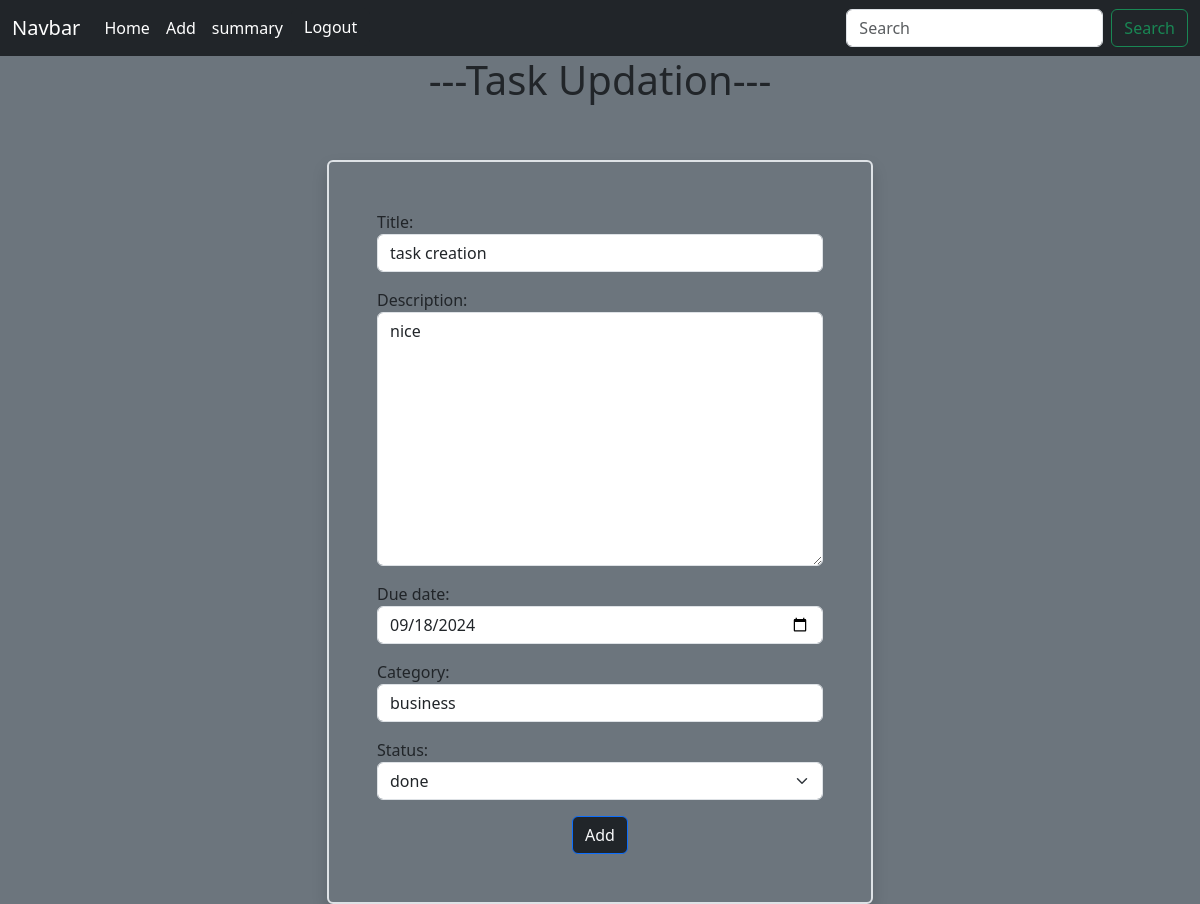
/task/3update/ (signed in), run on the app's committed database.
### myapp/models.py (models this page shows, shortened)
class Task(models.Model):
    title=models.CharField(max_length=200)
    description=models.TextField()
    created_date=models.DateTimeField(auto_now_add=True)
    due_date=models.DateTimeField(null=True)
    update_date=models.DateTimeField(auto_now=True)
    category_choices=(
        ("personal","personal"),
        ("business","business")
    )
    category=models.CharField(max_length=200,choices=category_choices,default="personal")
    status_choices=(
        ("pending","pending"),
        ("in-progress","in-progress"),
        ("done","done")
    )
    status=models.CharField(max_length=200,choices=status_choices,default="pending")
    user=models.ForeignKey(User,on_delete=models.CASCADE)

### myapp/views.py (the view, shortened to what this page needs)
# urls.py: path("task/<int:pk>update/",views.TaskUpdateView.as_view(),name="task_update"),
@method_decorator(decs,name="dispatch")
class TaskUpdateView(View):
    def get(self,request,*args,**kwargs):
        id=kwargs.get("pk")
        task_obj=Task.objects.get(id=id)
        form_instance=TaskForm(instance=task_obj)
        form_instance.fields["status"]=forms.ChoiceField(choices=Task.status_choices,widget=forms.Select(attrs=
        {"class":"form-control form-select"}),initial=task_obj.status)
        return render(request,"task_update.html",{"form":form_instance})

### myapp/forms.py
class TaskForm(forms.ModelForm):
    class Meta:
        model=Task
        exclude=("created_date","status","user")
        widgets={
            "title":forms.TextInput(attrs={"class":"form-control"}),
            "description":forms.Textarea(attrs={"class":"form-control"}),
            "due_date":forms.DateInput(attrs={"class":"form-control","type":"date"}),
            "category":forms.Select(attrs={"class":"form-control"}),
        }

### myapp/templates/task_update.html (shortened to what this page needs)
{%extends 'base.html'%}
{%block main_block%}
    <h1><center>---Task Updation---</center></h1>
    <div class="container">
        <div class="row">
            <div class="col-3"></div>
            <div class="col-6">
                <form action="" method="post" class="border border-2 rounded p-5 w-100 mx-auto mt-5 shadow bg-secondary">
                    {{form.as_p}}
                    <center><button class="submit btn btn-primary text-light bg-dark">Add</button></center>
                </form>
            </div>
            <div class="col-3"></div>
        </div>
    </div>
{%endblock%}

### data on the page
Task: title "task creation", description "nice", due_date "09/18/2024", category "business", status "done"
